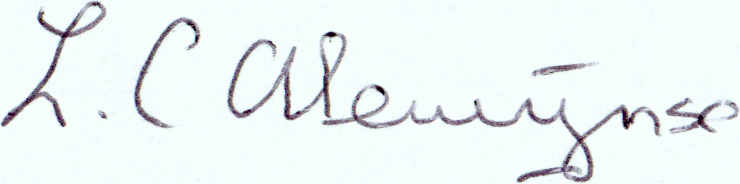
#> input picture test/045/0108002_01.png, 740 x 184 px, found by its file name; its folder holds only this picture in this run
$ python sign_verify.py
#> lines starting #> are read from the running program, lines starting #| are printed output that depends on the picture; after the words box and inside, x2 and y2 are one past the last pixel; in counts of white or black regions, pixels touching at a corner belong together
import cv2
import os
import tensorflow.compat.v1 as tf

import sklearn.metrics as sk
from sklearn.metrics import confusion_matrix
import matplotlib.pyplot as plt
import random


tf.compat.v1.disable_eager_execution()
#> (this line was passed over: tensorflow is not available in this run)
current_dir = os.path.dirname(__file__)

author = '045'
training_folder = os.path.join(current_dir, 'data/training/', author)
test_folder = os.path.join(current_dir, 'data/test/', author)


import cv2
import numpy as np


def imageprep(input):
    # preprocessing the image input
    if len(input.shape) > 2 :
       input = cv2.cvtColor(input, cv2.COLOR_BGR2GRAY)

    clean = cv2.fastNlMeansDenoising(input,31,7,21)
    ret, tresh = cv2.threshold(clean, 127, 1, cv2.THRESH_BINARY_INV)
    img = imgcrop(tresh)

    # 32x10 image as a flatten array
    flatten_img = cv2.resize(img, (32, 10), interpolation=cv2.INTER_AREA).flatten()

    # resize to 320x100
    resized = cv2.resize(img, (320, 100), interpolation=cv2.INTER_AREA)
    columns = np.sum(resized, axis=0)  # sum of all columns
    lines = np.sum(resized, axis=1)  # sum of all lines

    h, w = img.shape
    aspect = w / h

    return [*flatten_img, *columns, *lines, aspect]


def imgcrop(img):
    points = cv2.findNonZero(img)
    x, y, w, h = cv2.boundingRect(points)
    return img[y: y+h, x: x+w]

def main():
    print('OpenCV version {} '.format(cv2.__version__))

    current_dir = os.path.dirname(__file__)

    author = '045'
    training_folder = os.path.join(current_dir, 'data/training/', author)
    test_folder = os.path.join(current_dir, 'data/test/', author)
    authentication_folder= os.path.join(current_dir, 'data/authenticating',author)

    training_data = []
    training_labels = []
    for filename in os.listdir(training_folder):
        img = cv2.imread(os.path.join(training_folder, filename), 0)
        if img is not None:
            data = imageprep(img)

            training_data.append(data)
            training_labels.append([0, 1] if "genuine" in filename else [1, 0])


    authentication_files = []
    authentication_data = []
    authentication_labels = []
    y_true = []

    #all_files = os.listdir(authentication_folder)
    #random_filename = random.choice(all_files)
    filename='test_2.png'

    img = cv2.imread(os.path.join(authentication_folder,filename), 0)
    if img is not None:
        data = imageprep(img)

        authentication_files.append(filename)
        authentication_data.append(data)
        authentication_labels.append([0, 1])
        print("authenticating....")
        authentication=runmodel(training_data,training_labels, authentication_data,authentication_labels)
        if authentication==True:
            print("authenticated")
        else:
            print("access denied")

    test_files = []
    test_data = []
    test_labels = []
    pred_gen = []
    y_true = []
    for filename in os.listdir(test_folder):
        img = cv2.imread(os.path.join(test_folder, filename), 0)
        if img is not None:
            data = imageprep(img)
            test_files.append(filename)
            test_data.append(data)
            test_labels.append([0, 1] if "genuine" in filename else [1, 0])
            y_true.append(True if "genuine" in filename else False )

    predictions = runmodel(training_data, training_labels, test_data, test_labels)
    for i in range(len(test_files)) :
         print(f"Image : {test_files[i]} is ",predictions[i],test_labels[i])
         if predictions[i] == True :
              pred_gen.append(True if "genuine" in test_files[i] else False)
         else :
              pred_gen.append(False if "genuine" in test_files[i] else True)

    cm_display = sk.ConfusionMatrixDisplay(confusion_matrix = confusion_matrix(y_true,pred_gen), display_labels = [False, True])
    cm_display.plot()
    fpr , tpr , thresholds = sk.roc_curve(y_true,pred_gen)
    roc_auc = sk.auc(fpr,tpr)
    rocplt = sk.RocCurveDisplay(fpr=fpr,tpr=tpr,roc_auc=roc_auc)
    rocplt.plot()
    plt.show()
    print(f"Accuracy on test data: {roc_auc:.2%}")


# Softmax Regression Model
def smregression(x):
    W = tf.Variable(tf.zeros([741, 2]), name="W")
    b = tf.Variable(tf.zeros([2]), name="b")
    y = tf.nn.softmax(tf.matmul(x, W) + b)
    return y, [W, b]


def runmodel(training_data, training_labels, test_data, test_labels):
    # Model
    with tf.variable_scope("regression"):
        x = tf.placeholder(tf.float32, [None, 741])
        y, variables = smregression(x)

    # Training
    y_ = tf.placeholder("float", [None, 2])

    # Simple cross entropy function of -SUM (y'i log(yi))

    cross_entropy = -tf.reduce_sum(y_ * tf.math.log(y))
    train_step = tf.train.GradientDescentOptimizer(0.1).minimize(cross_entropy)

    correct_prediction = tf.equal(tf.argmax(y, 1), tf.argmax(y_, 1))
    accuracy = tf.reduce_mean(tf.cast(correct_prediction, tf.float32))

    with tf.Session() as sess:
        sess.run(tf.global_variables_initializer())
        sess.run(train_step, feed_dict={x: training_data, y_: training_labels})
        predictions = sess.run(correct_prediction, feed_dict={x: test_data,y_:test_labels})
        accuracy_value = sess.run(accuracy, feed_dict={x: test_data, y_: test_labels})


    return predictions

if __name__ == '__main__':
    main()
#> in imageprep, `ret, tresh = cv2.threshold(clean, 127, 1, cv2.THRESH_BINARY_INV)`:
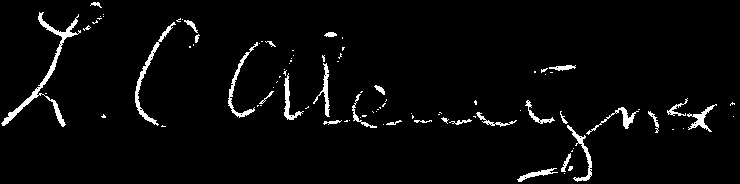
#> tresh: shape (184, 740); values 0 (black) and 1 (white), 3.4% white; 94 white regions (65 under 20 px), largest, box (x1, y1, x2, y2) and area: (1, 12, 81, 127) 916, (135, 22, 176, 126) 462, (228, 42, 258, 118) 330
#> in imgcrop, `points = cv2.findNonZero(img)`: points = contour of 4622 points, box (x1, y1, x2, y2) (1, 2, 735, 182), area 1683
#> in imgcrop, `x, y, w, h = cv2.boundingRect(points)`: x = 1; y = 2; w = 734; h = 180
#> in imgcrop, `return img[y: y+h, x: x+w]`:
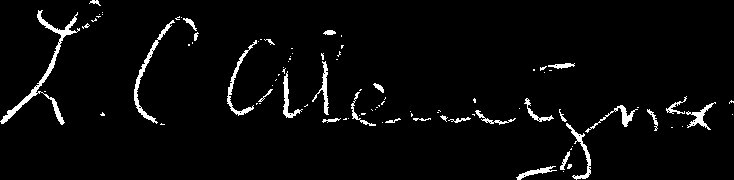
#> returned value: shape (180, 734); values 0 (black) and 1 (white), 3.5% white; 94 white regions (65 under 20 px), largest, box (x1, y1, x2, y2) and area: (0, 10, 80, 125) 916, (134, 20, 175, 124) 462, (227, 40, 257, 116) 330
#> in imageprep, `flatten_img = cv2.resize(img, (32, 10), interpolation=cv2.INTER_AREA)...`: flatten_img = 320 values from 0 to 0
#> in imageprep, `resized = cv2.resize(img, (320, 100), interpolation=cv2.INTER_AREA)`:
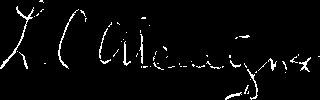
#> resized: shape (100, 320); values 0 (black) and 1 (white), 3.4% white in thin lines or dots
#> in imageprep, `columns = np.sum(resized, axis=0)`: columns = 320 values, max 31 at index 141, min 0 at index 35, mean 3.36
#> in imageprep, `lines = np.sum(resized, axis=1)`: lines = 100 values, max 60 at index 66, min 0 at index 3, mean 10.74
#> in main, `data = imageprep(img)`: data = 741 values, max 60 at index 706, min 0 at index 0, mean 2.9
#> (the call stopped at in runmodel, `with tf.variable_scope("regression"):`: tensorflow is not available in this run)

$ run again, on test/045/0110002_02.png
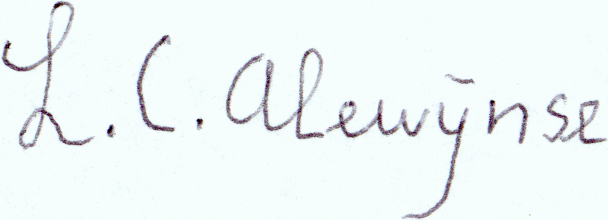
#> input picture test/045/0110002_02.png, 608 x 220 px, found by its file name
#> in imageprep, `ret, tresh = cv2.threshold(clean, 127, 1, cv2.THRESH_BINARY_INV)`:
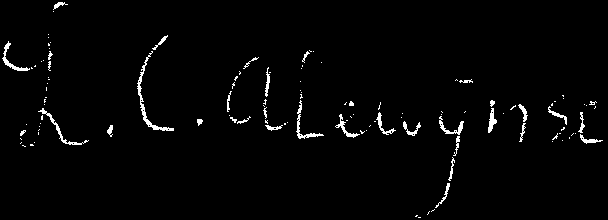
#> tresh: shape (220, 608); values 0 (black) and 1 (white), 2% white in thin lines or dots
#> points = contour of 2732 points, box (x1, y1, x2, y2) (2, 2, 603, 218), area 7565
#> in imgcrop, `x, y, w, h = cv2.boundingRect(points)`: x = 2; w = 601; h = 216
#> flatten_img = 320 values from 0 to 0
#> in imageprep, `resized = cv2.resize(img, (320, 100), interpolation=cv2.INTER_AREA)`:
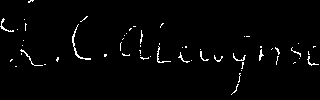
#> resized: shape (100, 320); values 0 (black) and 1 (white), 2% white in thin lines or dots
#> columns = 320 values, max 14 at index 141, min 0 at index 14, mean 1.97
#> lines = 100 values, max 42 at index 58, min 0 at index 3, mean 6.3
#> data = 741 values, max 42 at index 698, min 0 at index 0, mean 1.7

$ run again, on test/045/0110002_03.png
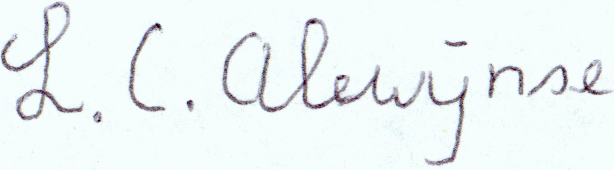
#> input picture test/045/0110002_03.png, 614 x 170 px, found by its file name
#> in imageprep, `ret, tresh = cv2.threshold(clean, 127, 1, cv2.THRESH_BINARY_INV)`:
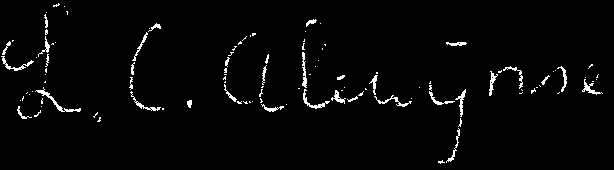
#> tresh: shape (170, 614); values 0 (black) and 1 (white), 2.5% white in thin lines or dots
#> points = contour of 2570 points, box (x1, y1, x2, y2) (1, 3, 603, 164), area 3892
#> in imgcrop, `x, y, w, h = cv2.boundingRect(points)`: x = 1; y = 3; w = 602; h = 161
#> flatten_img = 320 values from 0 to 0
#> in imageprep, `resized = cv2.resize(img, (320, 100), interpolation=cv2.INTER_AREA)`:
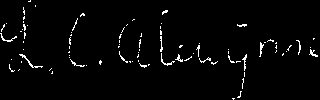
#> resized: shape (100, 320); values 0 (black) and 1 (white), 2.5% white in thin lines or dots
#> columns = 320 values, max 30 at index 161, min 0 at index 17, mean 2.47
#> lines = 100 values, max 40 at index 61, min 0 at index 2, mean 7.91
#> data = 741 values, max 40 at index 701, min 0 at index 0, mean 2.14

$ run again, on test/045/0108002_02.png
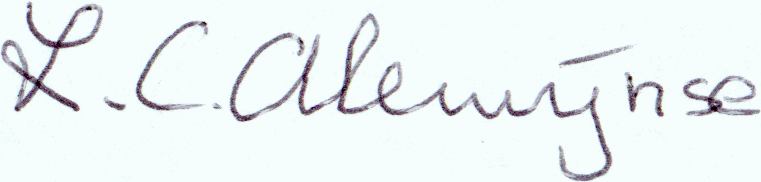
#> input picture test/045/0108002_02.png, 761 x 182 px, found by its file name
#> in imageprep, `ret, tresh = cv2.threshold(clean, 127, 1, cv2.THRESH_BINARY_INV)`:
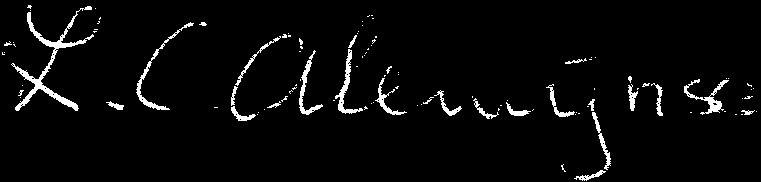
#> tresh: shape (182, 761); values 0 (black) and 1 (white), 3.6% white; 110 white regions (85 under 20 px), largest, box (x1, y1, x2, y2) and area: (11, 6, 94, 111) 1177, (136, 22, 194, 110) 406, (335, 49, 363, 114) 373
#> points = contour of 5049 points, box (x1, y1, x2, y2) (2, 5, 757, 181), area 11625
#> in imgcrop, `x, y, w, h = cv2.boundingRect(points)`: x = 2; y = 5; w = 755; h = 176
#> flatten_img = 320 values from 0 to 0
#> in imageprep, `resized = cv2.resize(img, (320, 100), interpolation=cv2.INTER_AREA)`:
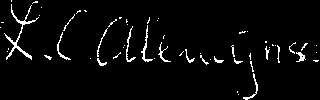
#> resized: shape (100, 320); values 0 (black) and 1 (white), 3.7% white in thin lines or dots
#> columns = 320 values, max 21 at index 146, min 0 at index 40, mean 3.69
#> lines = 100 values, max 53 at index 60, min 0 at index 72, mean 11.8
#> data = 741 values, max 53 at index 700, min 0 at index 0, mean 3.19
